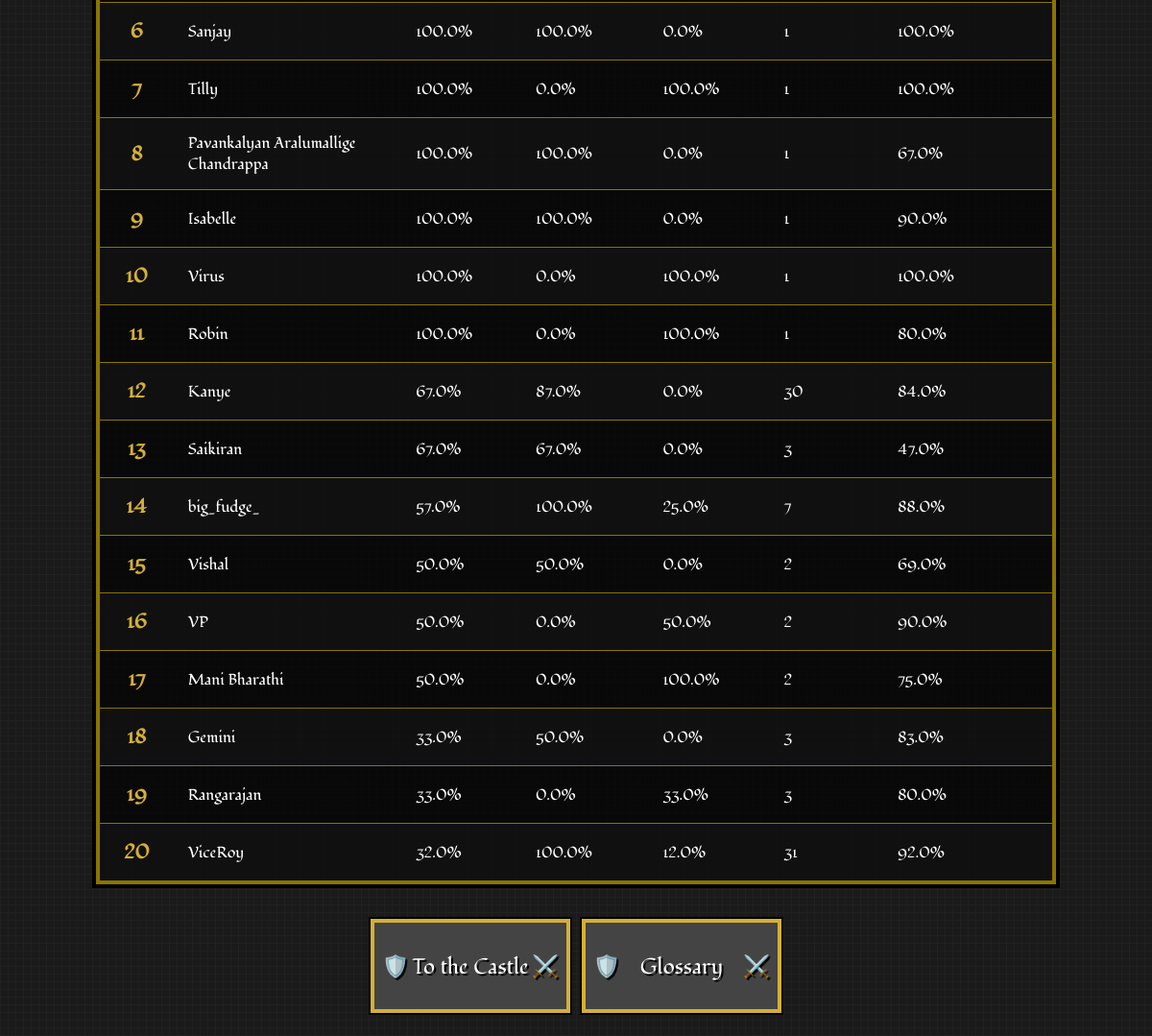
The page /leaderboard (lower part) on the database as committed earlier.
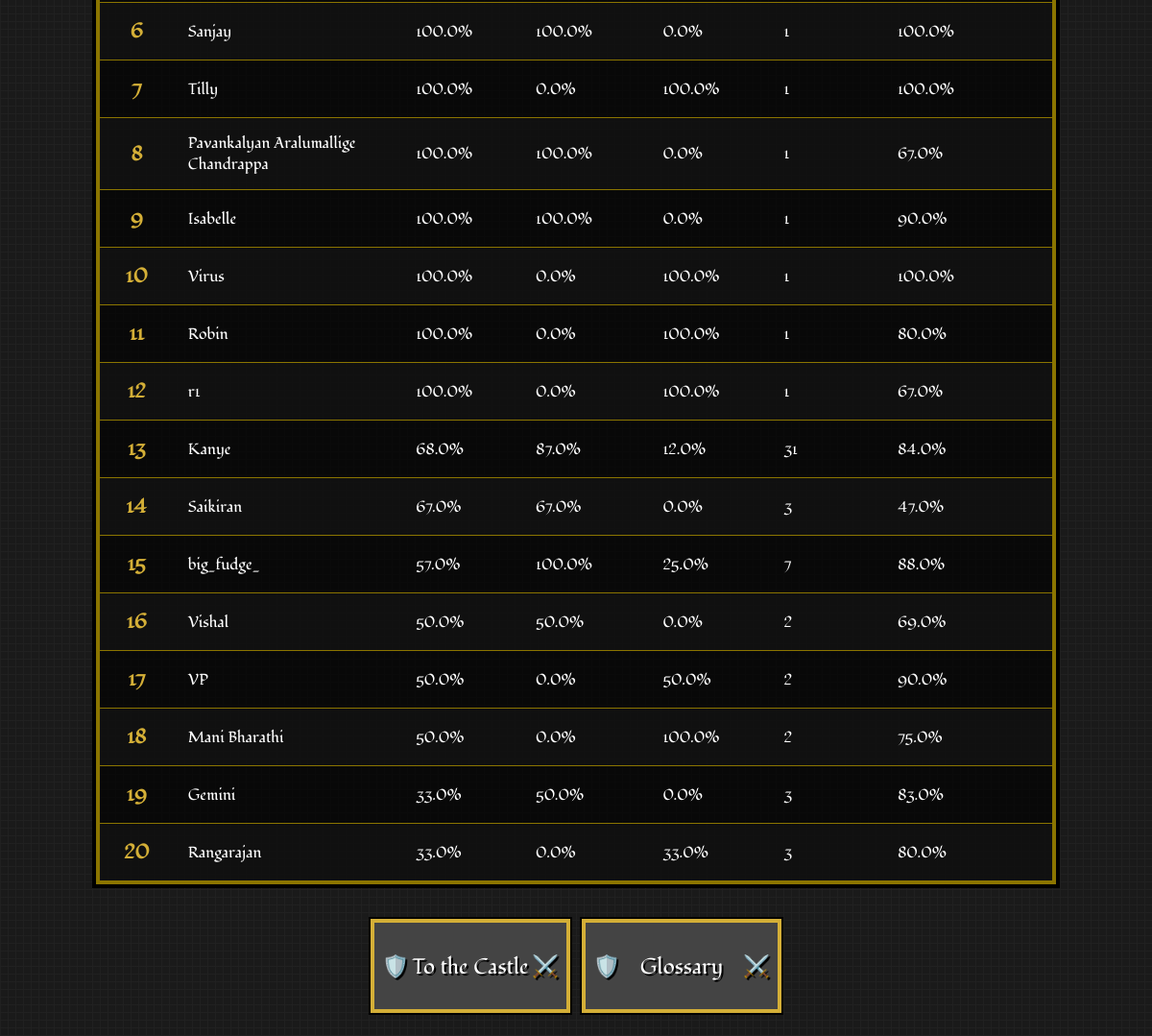
The same page on the database as committed later.
### app.py (models this page shows)
class PlayerStats(db.Model):
    id = db.Column(db.Integer, primary_key=True)
    user_id = db.Column(db.Integer, db.ForeignKey('user.id'), nullable=False)
    total_games_played = db.Column(db.Integer, default=0)
    games_played_as_guard = db.Column(db.Integer, default=0)
    games_played_as_thief = db.Column(db.Integer, default=0)
    total_games_won = db.Column(db.Integer, default=0)
    total_games_won_as_guard = db.Column(db.Integer, default=0)
    total_games_won_as_thief = db.Column(db.Integer, default=0)
    total_win_rate = db.Column(db.Float, default=0.0)
    win_rate_as_guard = db.Column(db.Float, default=0.0)
    win_rate_as_thief = db.Column(db.Float, default=0.0)
    total_answer_accuracy = db.Column(db.Float, default=0.0)
    total_questions_attempted = db.Column(db.Integer, default=0)
    total_right_answers = db.Column(db.Integer, default=0)
    game_right_answers = db.Column(db.Integer, default=0)
    game_total_questions = db.Column(db.Integer, default=0)
    answer_accuracy_in_last_game = db.Column(db.Float, default=0.0)

class User(db.Model):
    id = db.Column(db.Integer, primary_key=True)
    username = db.Column(db.String(40), unique=True, nullable=False)
    password_hash = db.Column(db.String(200), nullable=False)
    stats = db.relationship('PlayerStats', backref='user', uselist=False)

### app.py (the view)
@app.route('/leaderboard')
def leaderboard():
    sort_by = request.args.get('sort_by', 'total_win_rate')
    sort_options = {
        'games_played': PlayerStats.total_games_played,
        'total_win_rate': PlayerStats.total_win_rate,
        'win_rate_as_guard': PlayerStats.win_rate_as_guard,
        'win_rate_as_thief': PlayerStats.win_rate_as_thief,
        'mcq_accuracy': PlayerStats.total_answer_accuracy
    }
    sort_column = sort_options.get(sort_by, PlayerStats.total_win_rate)
    leaderboard_data = db.session.query(PlayerStats, User)\
        .join(User, PlayerStats.user_id == User.id)\
        .order_by(sort_column.desc())\
        .limit(20)\
        .all()
    return render_template('leaderboard.html',
                           leaderboard_data=leaderboard_data,
                           current_sort=sort_by)

### templates/leaderboard.html (shortened to what this page needs)
<!DOCTYPE html>
<html lang="en">
<head>
    <link rel="stylesheet" href="static/css/style.css">
    <link rel="stylesheet" href="static/css/leaderboard.css">
    <link rel="stylesheet" href="static/css/game-over.css">
</head>
<body>
    <table>
        <tbody>
            {% for stats, user in leaderboard_data %}
            <tr>
                <td class="rank">{{ loop.index }}</td>
                <td>{{ user.username }}</td>
                <td>{{ stats.total_win_rate }}%</td>
                <td>{{ stats.win_rate_as_guard }}%</td>
                <td>{{ stats.win_rate_as_thief }}%</td>
                <td>{{ stats.total_games_played }}</td>
                <td>{{ stats.total_answer_accuracy }}%</td>
            </tr>
            {% else %}
            <tr>
                <td colspan="7" style="text-align: center;">No player data available yet.</td>
            </tr>
            {% endfor %}
        </tbody>
    </table>
    <div class="button-container">
        <a href="{{ url_for('home') }}"><button class="shield-btn game-over-btn">To the Castle</button></a>
        <a href="{{ url_for('glossary') }}"><button class="shield-btn game-over-btn">Glossary</button></a>
    </div>
</body>
</html>

### static/css/style.css (style rules this page uses)
body { font-family: "Fondamento", serif; background-color: #1a1a1a; background-image: linear-gradient(90deg, rgba(34,34,34,0.8) 1px, transparent 1px), linear-gradient(rgba(34,34,34,0.8) 1px, transparent 1px); background-size: 8px 8px; color: white; margin: 0; padding: 0; text-align: center; position: relative; min-height: 60vh; display: flex; flex-direction: column; justify-content: space-between; }
button.shield-btn { font-family: "Fondamento", serif; background-color: #444; color: white; border: none; box-shadow: 0 0 0 4px #d4af37, 0 0 0 6px #000; padding: 14px 22px; margin: 10px; font-size: 1.4rem; cursor: pointer; position: relative; transition: all 0.2s steps(5); text-shadow: 2px 2px 0 #000; width: 200px; height: 90px; image-rendering: pixelated; }
button.shield-btn::before { content: "🛡️ "; position: absolute; left: 8px; top: 50%; transform: translateY(-50%); }

### static/css/leaderboard.css (style rules this page uses)
body { font-family: "Fondamento", serif; background-color: #1a1a1a; background-image: linear-gradient(90deg, rgba(34,34,34,0.8) 1px, transparent 1px), linear-gradient(rgba(34,34,34,0.8) 1px, transparent 1px); background-size: 8px 8px; color: white; margin: 0; padding: 0; text-align: center; }
table { width: 100%; max-width: 1000px; margin: 0 auto; border-collapse: collapse; background-color: rgba(0, 0, 0, 0.7); border: 4px solid #8b7500; box-shadow: 0 0 0 4px #000; }
tbody tr:nth-child(even) { background-color: rgba(34, 34, 34, 0.3); }
.rank { font-weight: bold; text-align: center; color: #d4af37; font-size: 1.3rem; }
.button-container { display: flex; justify-content: center; margin: 30px auto; }
.shield-btn { font-family: "Fondamento", serif; background-color: #444; color: white; border: none; box-shadow: 0 0 0 4px #d4af37, 0 0 0 6px #000; padding: 14px 22px; margin: 10px; font-size: 1.4rem; cursor: pointer; position: relative; transition: all 0.2s steps(5); text-shadow: 2px 2px 0 #000; }

### static/css/game-over.css (style rules this page uses)
button.game-over-btn::after { content: "⚔️"; position: absolute; right: 8px; top: 50%; transform: translateY(-50%); }

Rows that differ between the two databases and show on the page:
no longer on this page (row unchanged): PlayerStats: username "ViceRoy", total_win_rate "32.0", win_rate_as_guard "100.0", win_rate_as_thief "12.0", total_games_played "31", total_answer_accuracy "92.0"
added PlayerStats: username "r1", total_win_rate "100.0", win_rate_as_guard "0.0", win_rate_as_thief "100.0", total_games_played "1", total_answer_accuracy "67.0"
changed PlayerStats "Kanye": total_win_rate "67.0" → "68.0"; win_rate_as_thief "0.0" → "12.0"; total_games_played "30" → "31"
